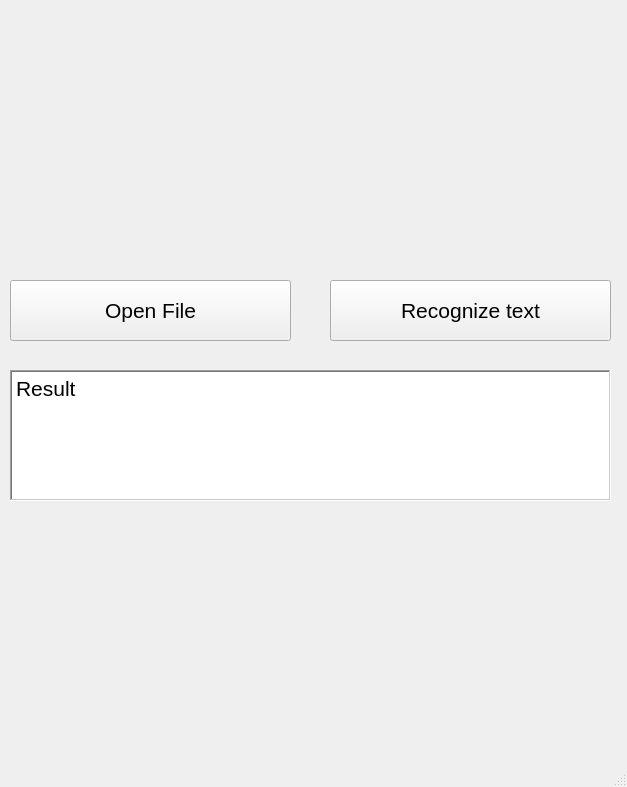
<?xml version="1.0" encoding="UTF-8"?>
<ui version="4.0">
 <class>MainWindow</class>
 <widget class="QMainWindow" name="MainWindow">
  <property name="geometry">
   <rect>
    <x>0</x>
    <y>0</y>
    <width>627</width>
    <height>787</height>
   </rect>
  </property>
  <property name="windowTitle">
   <string>Handwritten text recognition</string>
  </property>
  <widget class="QWidget" name="centralwidget">
   <widget class="QPushButton" name="pushButton">
    <property name="geometry">
     <rect>
      <x>10</x>
      <y>280</y>
      <width>281</width>
      <height>61</height>
     </rect>
    </property>
    <property name="sizePolicy">
     <sizepolicy hsizetype="Minimum" vsizetype="Fixed">
      <horstretch>0</horstretch>
      <verstretch>0</verstretch>
     </sizepolicy>
    </property>
    <property name="font">
     <font>
      <pointsize>16</pointsize>
     </font>
    </property>
    <property name="text">
     <string>Open File</string>
    </property>
   </widget>
   <widget class="QLabel" name="label">
    <property name="geometry">
     <rect>
      <x>10</x>
      <y>10</y>
      <width>601</width>
      <height>241</height>
     </rect>
    </property>
    <property name="text">
     <string/>
    </property>
    <property name="alignment">
     <set>Qt::AlignCenter</set>
    </property>
   </widget>
   <widget class="QPushButton" name="pushButton_2">
    <property name="geometry">
     <rect>
      <x>330</x>
      <y>280</y>
      <width>281</width>
      <height>61</height>
     </rect>
    </property>
    <property name="sizePolicy">
     <sizepolicy hsizetype="Minimum" vsizetype="Fixed">
      <horstretch>0</horstretch>
      <verstretch>0</verstretch>
     </sizepolicy>
    </property>
    <property name="font">
     <font>
      <pointsize>16</pointsize>
     </font>
    </property>
    <property name="text">
     <string>Recognize text</string>
    </property>
   </widget>
   <widget class="QTextBrowser" name="textBrowser">
    <property name="geometry">
     <rect>
      <x>10</x>
      <y>370</y>
      <width>601</width>
      <height>131</height>
     </rect>
    </property>
    <property name="font">
     <font>
      <pointsize>16</pointsize>
     </font>
    </property>
    <property name="autoFillBackground">
     <bool>true</bool>
    </property>
    <property name="frameShape">
     <enum>QFrame::WinPanel</enum>
    </property>
    <property name="html">
     <string>&lt;!DOCTYPE HTML PUBLIC &quot;-//W3C//DTD HTML 4.0//EN&quot; &quot;http://www.w3.org/TR/REC-html40/strict.dtd&quot;&gt;
&lt;html&gt;&lt;head&gt;&lt;meta name=&quot;qrichtext&quot; content=&quot;1&quot; /&gt;&lt;style type=&quot;text/css&quot;&gt;
p, li { white-space: pre-wrap; }
&lt;/style&gt;&lt;/head&gt;&lt;body style=&quot; font-family:'MS Shell Dlg 2'; font-size:16pt; font-weight:400; font-style:normal;&quot;&gt;
&lt;p style=&quot; margin-top:0px; margin-bottom:0px; margin-left:0px; margin-right:0px; -qt-block-indent:0; text-indent:0px;&quot;&gt;Result&lt;/p&gt;&lt;/body&gt;&lt;/html&gt;</string>
    </property>
   </widget>
   <widget class="QLabel" name="label_2">
    <property name="geometry">
     <rect>
      <x>10</x>
      <y>520</y>
      <width>601</width>
      <height>241</height>
     </rect>
    </property>
    <property name="text">
     <string/>
    </property>
    <property name="alignment">
     <set>Qt::AlignCenter</set>
    </property>
   </widget>
  </widget>
  <widget class="QStatusBar" name="statusbar"/>
 </widget>
 <resources/>
 <connections/>
</ui>
